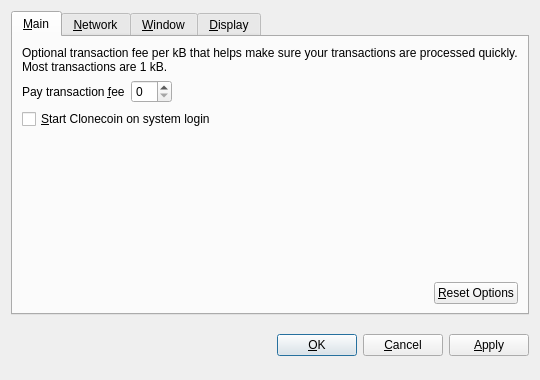
<?xml version="1.0" encoding="UTF-8"?>
<ui version="4.0">
 <class>OptionsDialog</class>
 <widget class="QDialog" name="OptionsDialog">
  <property name="geometry">
   <rect>
    <x>0</x>
    <y>0</y>
    <width>540</width>
    <height>380</height>
   </rect>
  </property>
  <property name="windowTitle">
   <string>Options</string>
  </property>
  <property name="modal">
   <bool>true</bool>
  </property>
  <layout class="QVBoxLayout" name="verticalLayout">
   <item>
    <widget class="QTabWidget" name="tabWidget">
     <property name="tabPosition">
      <enum>QTabWidget::North</enum>
     </property>
     <property name="currentIndex">
      <number>0</number>
     </property>
     <widget class="QWidget" name="tabMain">
      <attribute name="title">
       <string>&amp;Main</string>
      </attribute>
      <layout class="QVBoxLayout" name="verticalLayout_Main">
       <item>
        <widget class="QLabel" name="transactionFeeInfoLabel">
         <property name="text">
          <string>Optional transaction fee per kB that helps make sure your transactions are processed quickly. Most transactions are 1 kB.</string>
         </property>
         <property name="textFormat">
          <enum>Qt::PlainText</enum>
         </property>
         <property name="wordWrap">
          <bool>true</bool>
         </property>
        </widget>
       </item>
       <item>
        <layout class="QHBoxLayout" name="horizontalLayout_1_Main">
         <item>
          <widget class="QLabel" name="transactionFeeLabel">
           <property name="text">
            <string>Pay transaction &amp;fee</string>
           </property>
           <property name="textFormat">
            <enum>Qt::PlainText</enum>
           </property>
           <property name="buddy">
            <cstring>transactionFee</cstring>
           </property>
          </widget>
         </item>
         <item>
          <widget class="BitcoinAmountField" name="transactionFee"/>
         </item>
         <item>
          <spacer name="horizontalSpacer_1_Main">
           <property name="orientation">
            <enum>Qt::Horizontal</enum>
           </property>
           <property name="sizeHint" stdset="0">
            <size>
             <width>40</width>
             <height>20</height>
            </size>
           </property>
          </spacer>
         </item>
        </layout>
       </item>
       <item>
        <widget class="QCheckBox" name="bitcoinAtStartup">
         <property name="toolTip">
          <string>Automatically start Clonecoin after logging in to the system.</string>
         </property>
         <property name="text">
          <string>&amp;Start Clonecoin on system login</string>
         </property>
        </widget>
       </item>
       <item>
        <spacer name="verticalSpacer_Main">
         <property name="orientation">
          <enum>Qt::Vertical</enum>
         </property>
         <property name="sizeHint" stdset="0">
          <size>
           <width>20</width>
           <height>40</height>
          </size>
         </property>
        </spacer>
       </item>
       <item>
        <layout class="QHBoxLayout" name="horizontalLayout_2_Main">
         <item>
          <spacer name="horizontalSpacer_2_Main">
           <property name="orientation">
            <enum>Qt::Horizontal</enum>
           </property>
           <property name="sizeHint" stdset="0">
            <size>
             <width>40</width>
             <height>20</height>
            </size>
           </property>
          </spacer>
         </item>
         <item>
          <widget class="QPushButton" name="resetButton">
           <property name="toolTip">
            <string>Reset all client options to default.</string>
           </property>
           <property name="text">
            <string>&amp;Reset Options</string>
           </property>
           <property name="autoDefault">
            <bool>false</bool>
           </property>
          </widget>
         </item>
        </layout>
       </item>
      </layout>
     </widget>
     <widget class="QWidget" name="tabNetwork">
      <attribute name="title">
       <string>&amp;Network</string>
      </attribute>
      <layout class="QVBoxLayout" name="verticalLayout_Network">
       <item>
        <widget class="QCheckBox" name="mapPortUpnp">
         <property name="toolTip">
          <string>Automatically open the Clonecoin client port on the router. This only works when your router supports UPnP and it is enabled.</string>
         </property>
         <property name="text">
          <string>Map port using &amp;UPnP</string>
         </property>
        </widget>
       </item>
       <item>
        <widget class="QCheckBox" name="connectSocks">
         <property name="toolTip">
          <string>Connect to the Clonecoin network through a SOCKS proxy (e.g. when connecting through Tor).</string>
         </property>
         <property name="text">
          <string>&amp;Connect through SOCKS proxy:</string>
         </property>
        </widget>
       </item>
       <item>
        <layout class="QHBoxLayout" name="horizontalLayout_Network">
         <item>
          <widget class="QLabel" name="proxyIpLabel">
           <property name="text">
            <string>Proxy &amp;IP:</string>
           </property>
           <property name="textFormat">
            <enum>Qt::PlainText</enum>
           </property>
           <property name="buddy">
            <cstring>proxyIp</cstring>
           </property>
          </widget>
         </item>
         <item>
          <widget class="QValidatedLineEdit" name="proxyIp">
           <property name="maximumSize">
            <size>
             <width>140</width>
             <height>16777215</height>
            </size>
           </property>
           <property name="toolTip">
            <string>IP address of the proxy (e.g. 127.0.0.1)</string>
           </property>
          </widget>
         </item>
         <item>
          <widget class="QLabel" name="proxyPortLabel">
           <property name="text">
            <string>&amp;Port:</string>
           </property>
           <property name="textFormat">
            <enum>Qt::PlainText</enum>
           </property>
           <property name="buddy">
            <cstring>proxyPort</cstring>
           </property>
          </widget>
         </item>
         <item>
          <widget class="QLineEdit" name="proxyPort">
           <property name="maximumSize">
            <size>
             <width>55</width>
             <height>16777215</height>
            </size>
           </property>
           <property name="toolTip">
            <string>Port of the proxy (e.g. 9050)</string>
           </property>
          </widget>
         </item>
         <item>
          <widget class="QLabel" name="socksVersionLabel">
           <property name="text">
            <string>SOCKS &amp;Version:</string>
           </property>
           <property name="textFormat">
            <enum>Qt::PlainText</enum>
           </property>
           <property name="buddy">
            <cstring>socksVersion</cstring>
           </property>
          </widget>
         </item>
         <item>
          <widget class="QValueComboBox" name="socksVersion">
           <property name="toolTip">
            <string>SOCKS version of the proxy (e.g. 5)</string>
           </property>
          </widget>
         </item>
         <item>
          <spacer name="horizontalSpacer_Network">
           <property name="orientation">
            <enum>Qt::Horizontal</enum>
           </property>
           <property name="sizeHint" stdset="0">
            <size>
             <width>40</width>
             <height>20</height>
            </size>
           </property>
          </spacer>
         </item>
        </layout>
       </item>
       <item>
        <spacer name="verticalSpacer_Network">
         <property name="orientation">
          <enum>Qt::Vertical</enum>
         </property>
         <property name="sizeHint" stdset="0">
          <size>
           <width>20</width>
           <height>40</height>
          </size>
         </property>
        </spacer>
       </item>
      </layout>
     </widget>
     <widget class="QWidget" name="tabWindow">
      <attribute name="title">
       <string>&amp;Window</string>
      </attribute>
      <layout class="QVBoxLayout" name="verticalLayout_Window">
       <item>
        <widget class="QCheckBox" name="minimizeToTray">
         <property name="toolTip">
          <string>Show only a tray icon after minimizing the window.</string>
         </property>
         <property name="text">
          <string>&amp;Minimize to the tray instead of the taskbar</string>
         </property>
        </widget>
       </item>
       <item>
        <widget class="QCheckBox" name="minimizeOnClose">
         <property name="toolTip">
          <string>Minimize instead of exit the application when the window is closed. When this option is enabled, the application will be closed only after selecting Quit in the menu.</string>
         </property>
         <property name="text">
          <string>M&amp;inimize on close</string>
         </property>
        </widget>
       </item>
       <item>
        <spacer name="verticalSpacer_Window">
         <property name="orientation">
          <enum>Qt::Vertical</enum>
         </property>
         <property name="sizeHint" stdset="0">
          <size>
           <width>20</width>
           <height>40</height>
          </size>
         </property>
        </spacer>
       </item>
      </layout>
     </widget>
     <widget class="QWidget" name="tabDisplay">
      <attribute name="title">
       <string>&amp;Display</string>
      </attribute>
      <layout class="QVBoxLayout" name="verticalLayout_Display">
       <item>
        <layout class="QHBoxLayout" name="horizontalLayout_1_Display">
         <item>
          <widget class="QLabel" name="langLabel">
           <property name="text">
            <string>User Interface &amp;language:</string>
           </property>
           <property name="textFormat">
            <enum>Qt::PlainText</enum>
           </property>
           <property name="buddy">
            <cstring>lang</cstring>
           </property>
          </widget>
         </item>
         <item>
          <widget class="QValueComboBox" name="lang">
           <property name="toolTip">
            <string>The user interface language can be set here. This setting will take effect after restarting Clonecoin.</string>
           </property>
          </widget>
         </item>
        </layout>
       </item>
       <item>
        <layout class="QHBoxLayout" name="horizontalLayout_2_Display">
         <item>
          <widget class="QLabel" name="unitLabel">
           <property name="text">
            <string>&amp;Unit to show amounts in:</string>
           </property>
           <property name="textFormat">
            <enum>Qt::PlainText</enum>
           </property>
           <property name="buddy">
            <cstring>unit</cstring>
           </property>
          </widget>
         </item>
         <item>
          <widget class="QValueComboBox" name="unit">
           <property name="toolTip">
            <string>Choose the default subdivision unit to show in the interface and when sending coins.</string>
           </property>
          </widget>
         </item>
        </layout>
       </item>
       <item>
        <widget class="QCheckBox" name="displayAddresses">
         <property name="toolTip">
          <string>Whether to show Clonecoin addresses in the transaction list or not.</string>
         </property>
         <property name="text">
          <string>&amp;Display addresses in transaction list</string>
         </property>
        </widget>
       </item>
       <item>
        <spacer name="verticalSpacer_Display">
         <property name="orientation">
          <enum>Qt::Vertical</enum>
         </property>
         <property name="sizeHint" stdset="0">
          <size>
           <width>20</width>
           <height>40</height>
          </size>
         </property>
        </spacer>
       </item>
      </layout>
     </widget>
    </widget>
   </item>
   <item>
    <layout class="QHBoxLayout" name="horizontalLayout_Buttons">
     <item>
      <spacer name="horizontalSpacer_1">
       <property name="orientation">
        <enum>Qt::Horizontal</enum>
       </property>
       <property name="sizeHint" stdset="0">
        <size>
         <width>40</width>
         <height>48</height>
        </size>
       </property>
      </spacer>
     </item>
     <item>
      <widget class="QLabel" name="statusLabel">
       <property name="font">
        <font>
         <weight>75</weight>
         <bold>true</bold>
        </font>
       </property>
       <property name="text">
        <string/>
       </property>
       <property name="textFormat">
        <enum>Qt::PlainText</enum>
       </property>
       <property name="wordWrap">
        <bool>true</bool>
       </property>
      </widget>
     </item>
     <item>
      <spacer name="horizontalSpacer_2">
       <property name="orientation">
        <enum>Qt::Horizontal</enum>
       </property>
       <property name="sizeHint" stdset="0">
        <size>
         <width>40</width>
         <height>48</height>
        </size>
       </property>
      </spacer>
     </item>
     <item>
      <widget class="QPushButton" name="okButton">
       <property name="text">
        <string>&amp;OK</string>
       </property>
      </widget>
     </item>
     <item>
      <widget class="QPushButton" name="cancelButton">
       <property name="text">
        <string>&amp;Cancel</string>
       </property>
       <property name="autoDefault">
        <bool>false</bool>
       </property>
      </widget>
     </item>
     <item>
      <widget class="QPushButton" name="applyButton">
       <property name="text">
        <string>&amp;Apply</string>
       </property>
       <property name="autoDefault">
        <bool>false</bool>
       </property>
      </widget>
     </item>
    </layout>
   </item>
  </layout>
 </widget>
 <customwidgets>
  <customwidget>
   <class>BitcoinAmountField</class>
   <extends>QSpinBox</extends>
   <header>bitcoinamountfield.h</header>
  </customwidget>
  <customwidget>
   <class>QValueComboBox</class>
   <extends>QComboBox</extends>
   <header>qvaluecombobox.h</header>
  </customwidget>
  <customwidget>
   <class>QValidatedLineEdit</class>
   <extends>QLineEdit</extends>
   <header>qvalidatedlineedit.h</header>
  </customwidget>
 </customwidgets>
 <resources/>
 <connections/>
</ui>
